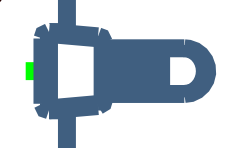
#> input picture dataset/1/스크린샷 2026-10-07 192924.png, 242 x 148 px; its folder holds only this picture in this run
$ jupyter execute preprocessing.ipynb
#> lines starting #> are read from the running program, lines starting #| are printed output that depends on the picture
[cell 1]
from pathlib import Path
from PIL import Image, ImageOps
import csv

# 실제 dataset 폴더 경로로 수정
INPUT_DIR = Path.cwd() / "dataset"

# 결과는 원본 폴더 옆의 dataset_640에 저장
OUTPUT_DIR = INPUT_DIR.with_name("dataset_640")

SIZE = 640
EXTENSIONS = {".png", ".jpg", ".jpeg", ".bmp", ".webp", ".tif", ".tiff"}

if not INPUT_DIR.is_dir():
    raise FileNotFoundError(f"입력 폴더가 없습니다: {INPUT_DIR}")

if OUTPUT_DIR.exists():
    raise FileExistsError(
        f"결과 폴더가 이미 있습니다. OUTPUT_DIR을 다른 이름으로 바꾸세요: {OUTPUT_DIR}"
    )

files = sorted(
    p for p in INPUT_DIR.rglob("*")
    if p.is_file() and p.suffix.lower() in EXTENSIONS
)

if not files:
    raise ValueError("이미지를 찾을 수 없습니다.")

# 저장하기 전에 폴더 구조와 파일명 충돌 확인
output_names = set()

for path in files:
    relative = path.relative_to(INPUT_DIR)

    if len(relative.parts) < 2:
        raise ValueError(f"이미지를 클래스명 폴더 안에 넣으세요: {relative}")

    if path.with_suffix(".txt").exists():
        raise ValueError(
            f"정답박스 라벨이 있습니다. 박스 좌표도 함께 변환해야 합니다: {path}"
        )

    name = str(relative.with_suffix(".png")).casefold()

    if name in output_names:
        raise ValueError(f"PNG로 바꾸면 파일명이 겹칩니다: {relative}")

    output_names.add(name)

OUTPUT_DIR.mkdir(parents=True)
records = []

for index, path in enumerate(files, start=1):
    relative = path.relative_to(INPUT_DIR)

    with Image.open(path) as raw:
#> raw is the input picture: PIL image 242x148 RGBA; mean R, G, B, A 192, 203, 212.8, 255
        image = ImageOps.exif_transpose(raw).convert("RGBA")

    original_width, original_height = image.size
#> original_width = 242; original_height = 148

    # 투명한 부분은 흰색으로 처리
    background = Image.new("RGBA", image.size, "white")
#> background: PIL image 242x148 RGBA; every value is 255
    background.alpha_composite(image)
    image = background.convert("RGB")

    # 큰 이미지만 비율 유지 축소, 작은 이미지는 확대하지 않음
    image.thumbnail((SIZE, SIZE), Image.Resampling.LANCZOS)

    width, height = image.size
#> width = 242; height = 148
    left = (SIZE - width) // 2
#> left = 199
    top = (SIZE - height) // 2
#> top = 246

    # 흰 여백을 넣어 정확히 640×640으로 맞춤
    result = Image.new("RGB", (SIZE, SIZE), "white")
#> result: PIL image 640x640 RGB; every value is 255
    result.paste(image, (left, top))
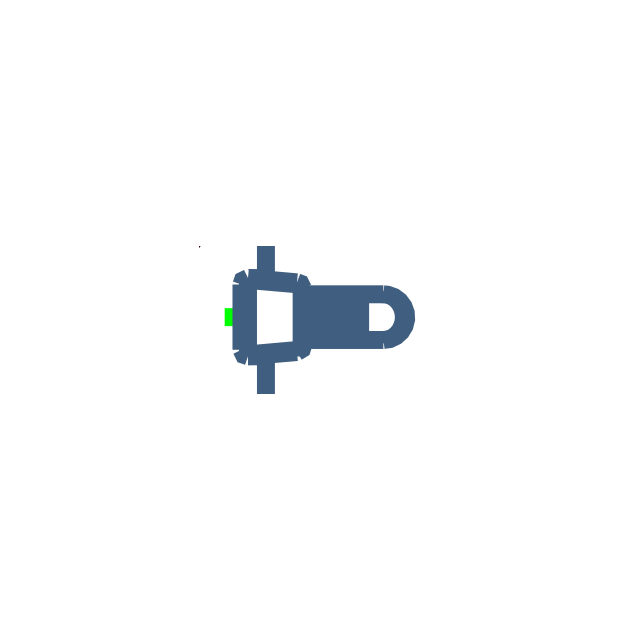
#> result: PIL image 640x640 RGB; mean R, G, B 249.5, 250.5, 251.3

    # 클래스별 폴더 구조 유지
    output_path = OUTPUT_DIR / relative.with_suffix(".png")
    output_path.parent.mkdir(parents=True, exist_ok=True)
    result.save(output_path, format="PNG")

    records.append({
        "class_name": relative.parts[0],
        "source": str(relative),
        "output": str(output_path.relative_to(OUTPUT_DIR)),
        "original_width": original_width,
        "original_height": original_height,
        "resized_width": width,
        "resized_height": height,
        "scale_x": width / original_width,
        "scale_y": height / original_height,
        "padding_left": left,
        "padding_top": top,
    })

    print(f"[{index}/{len(files)}] {relative} → 640×640")
#> pass 2 of the loop `for index, path in enumerate(files, start=1):`:
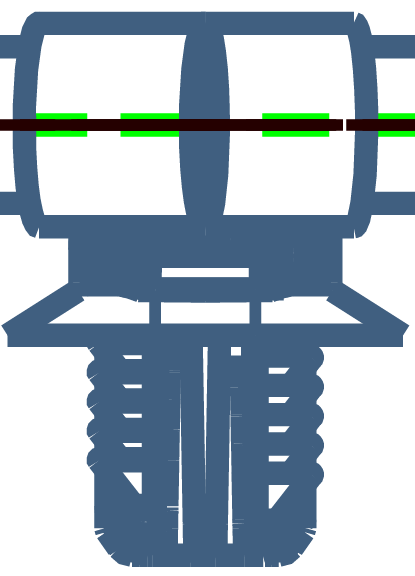
#> input picture dataset/10/10 (2).png, 415 x 576 px
#> raw is the input picture: PIL image 415x576 RGBA; mean R, G, B, A 160.2, 176.4, 188.9, 255
#> background: PIL image 415x576 RGBA; every value is 255
#> image: PIL image 415x576 RGB
#> `result.paste(image, (left, top))`:
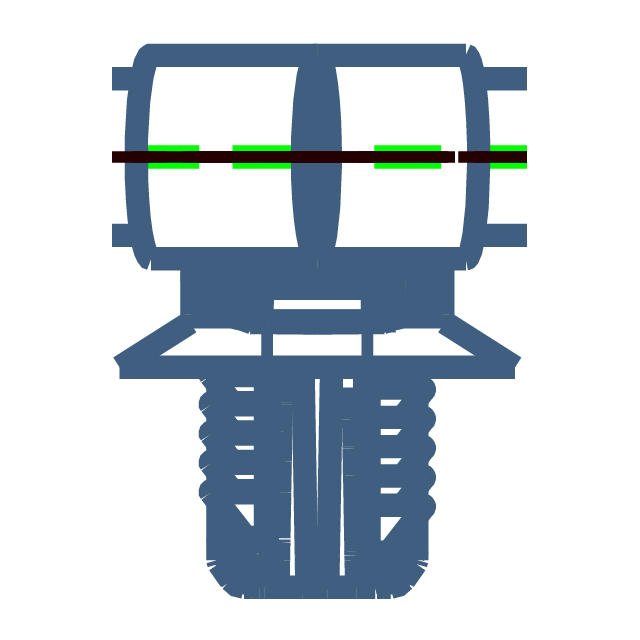
#> result: PIL image 640x640 RGB; mean R, G, B 199.7, 209.1, 216.4
#> pass 3 of the loop `for index, path in enumerate(files, start=1):`:
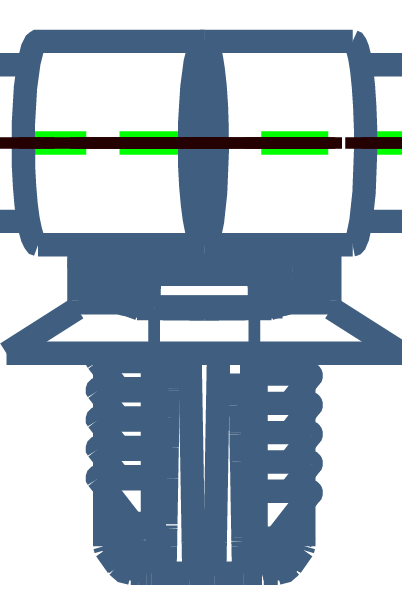
#> input picture dataset/10/10.png, 402 x 589 px
#> raw is the input picture: PIL image 402x589 RGBA; mean R, G, B, A 160.2, 176.2, 188.9, 255
#> background: PIL image 402x589 RGBA; every value is 255
#> image: PIL image 402x589 RGB
#> `result.paste(image, (left, top))`:
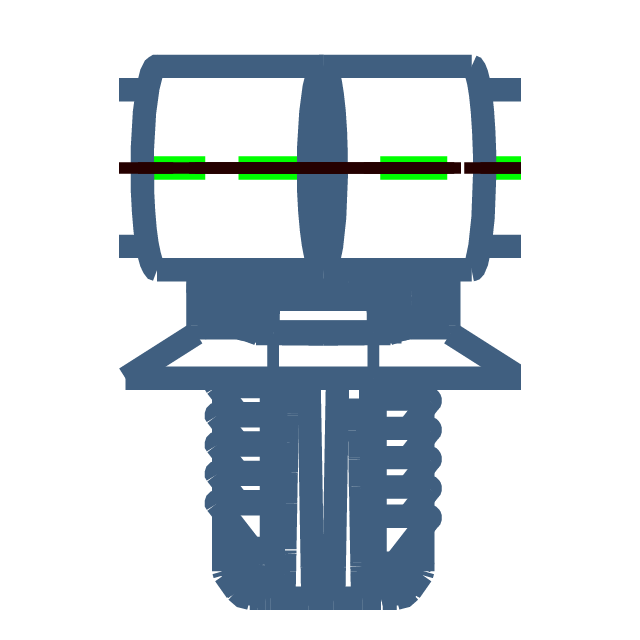
#> result: PIL image 640x640 RGB; mean R, G, B 200.2, 209.5, 216.8
#> the loop made 4 passes; the first 3 are shown

# 나중에 좌표 변환에 사용할 기록 저장
with (OUTPUT_DIR / "resize_manifest.csv").open(
    "w", encoding="utf-8-sig", newline=""
) as file:
    writer = csv.DictWriter(file, fieldnames=records[0].keys())
    writer.writeheader()
    writer.writerows(records)

print(f"\n완료: {len(files)}장")
print(f"저장 위치: {OUTPUT_DIR}")
